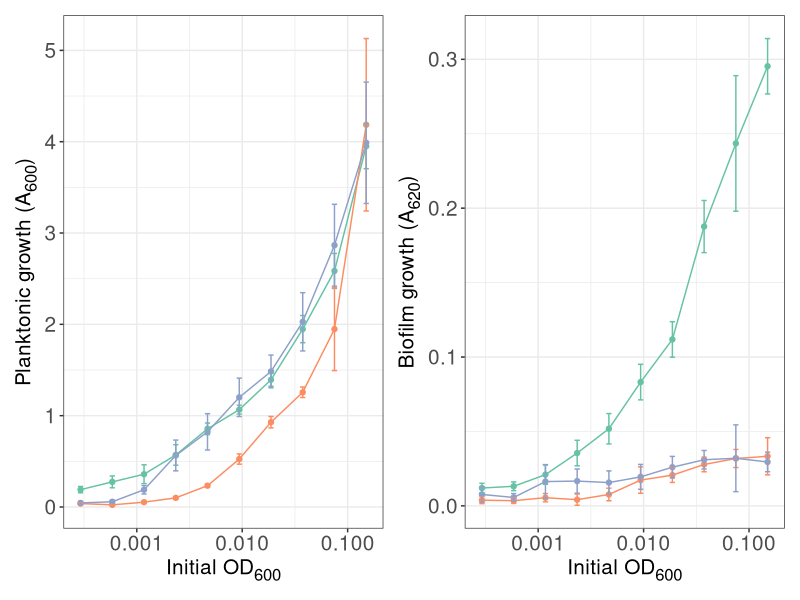
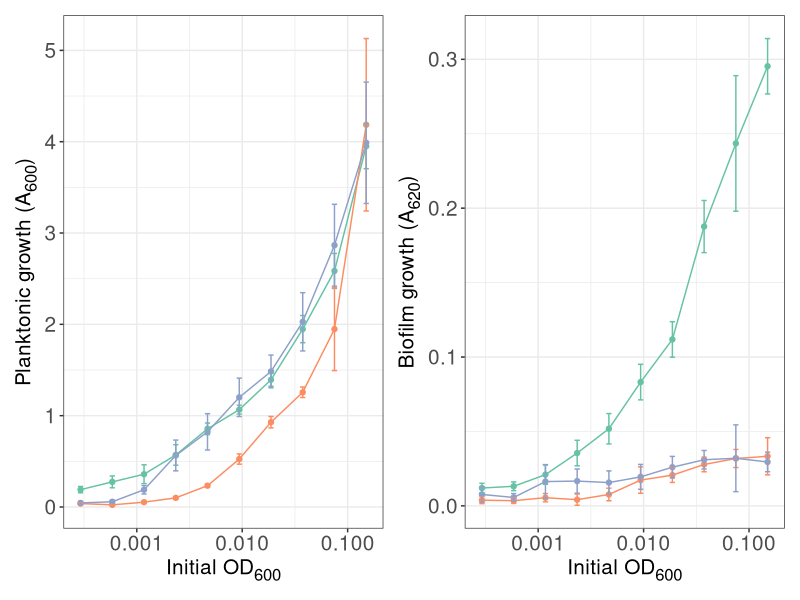

R code for these plots, in order:
## ---- chunk 1
library(dplyr)
library(ggplot2)
library(data.table)
library(ggtext)
library(RColorBrewer)
library(patchwork)
f <- function(pal) brewer.pal(brewer.pal.info[pal, "maxcolors"], pal)
(cols <- f("Set2"))

scale_fill_discrete <- function(...) {
   scale_fill_manual(..., values = (cols <- f("Set2")))
} 
`%ni%` <- Negate(`%in%`)


myColors <- brewer.pal(3, "Set2")

names(myColors) <- c("Wild-type", "Δ2374-2380", "Δ2730-2732")

## ---- chunk 2
data <- fread("../data/S_granuli_TFA_experiments/biofilm_assay_combined.csv") %>%
  mutate(
    Wavelength = as.character(Wavelength)
  ) %>%
  group_by(Strain, Wavelength, `Initial OD~600~`) %>%
    summarise(
        mean_OD = mean(OD, na.rm = TRUE),
        sd = sd(OD, na.rm = TRUE)
  )

## ---- chunk 3
p1<- ggplot(data %>% filter(Wavelength == "600"), aes(x = `Initial OD~600~`, y = mean_OD, color = Strain)) +
  geom_point() +
  geom_line() +
  geom_errorbar(aes(ymin=mean_OD-sd, ymax=mean_OD+sd), width = 0.05) +
  theme_bw() +
  ylab("Planktonic growth (A~600~)") +
  scale_color_manual(values = myColors, drop = FALSE) +
  scale_x_continuous(trans = "log10") +
  theme(
    axis.title = element_markdown(size = 15),
    axis.text = element_text(size = 15),
    legend.position = "none"
  )

p2 <- ggplot(data %>% filter(Wavelength == "620"), aes(x = `Initial OD~600~`, y = mean_OD, color = Strain)) +
  geom_point() +
  geom_line() +
  geom_errorbar(aes(ymin=mean_OD-sd, ymax=mean_OD+sd), width = 0.05) +
  theme_bw() +
  ylab("Biofilm growth (A~620~)") +
  scale_color_manual(values = myColors, drop = FALSE) +
    scale_x_continuous(
    breaks = c(0.001, 0.01, 0.1), 
    trans = "log10"
  ) +
  theme(
    axis.title = element_markdown(size = 15),
    axis.text = element_text(size = 15),
    legend.position = "none"
  )
  
p3 <- p1 + p2
p3

ggsave("../figures/Fig5_E.svg", p3, height = 3, width = 6)
